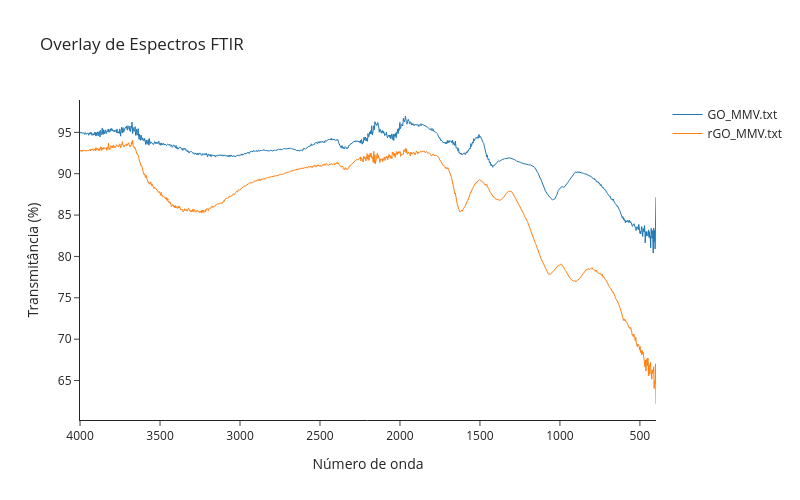

Notebook source saved alongside this figure:
### Markdown cell above
# *Overlay*

### Code cell
ftir_overlay(('GO_MMV.txt', 'rGO_MMV.txt'))

### Figure 1 — Plotly figure (JSON) as saved in the notebook; plotly's stock layout.template omitted (floating-point values rounded to 4 significant figures; data arrays with more than 128 entries replaced by an {"elided": "..."} marker saying what was removed)
{"data": [{"line": {"width": 1}, "mode": "lines", "name": "GO_MMV.txt", "type": "scatter", "x": {"elided": "2507 float values"}, "y": {"elided": "2507 float values"}}, {"line": {"width": 1}, "mode": "lines", "name": "rGO_MMV.txt", "type": "scatter", "x": {"elided": "2507 float values"}, "y": {"elided": "2507 float values"}}], "layout": {"height": 500, "title": {"text": "Overlay de Espectros FTIR"}, "width": 800, "xaxis": {"autorange": "reversed", "title": {"text": "Número de onda"}}, "yaxis": {"title": {"text": "Transmitância (%)"}}}}
